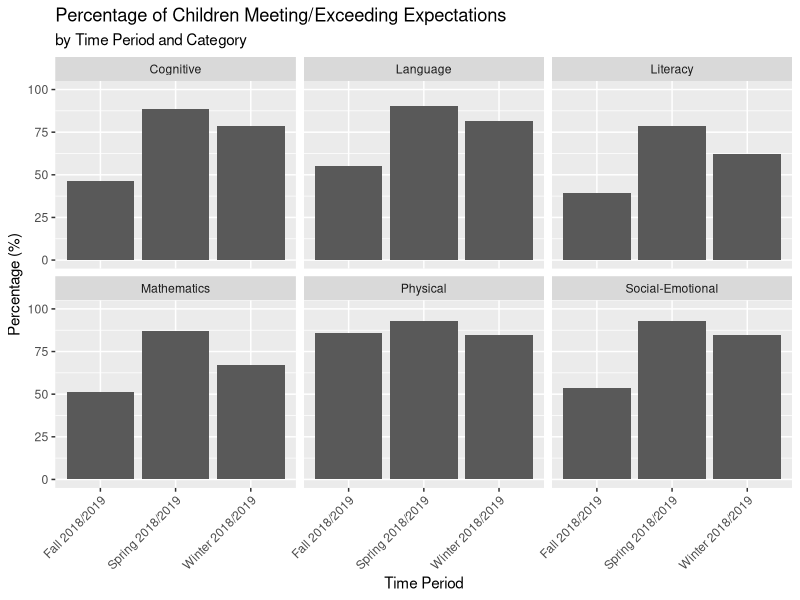
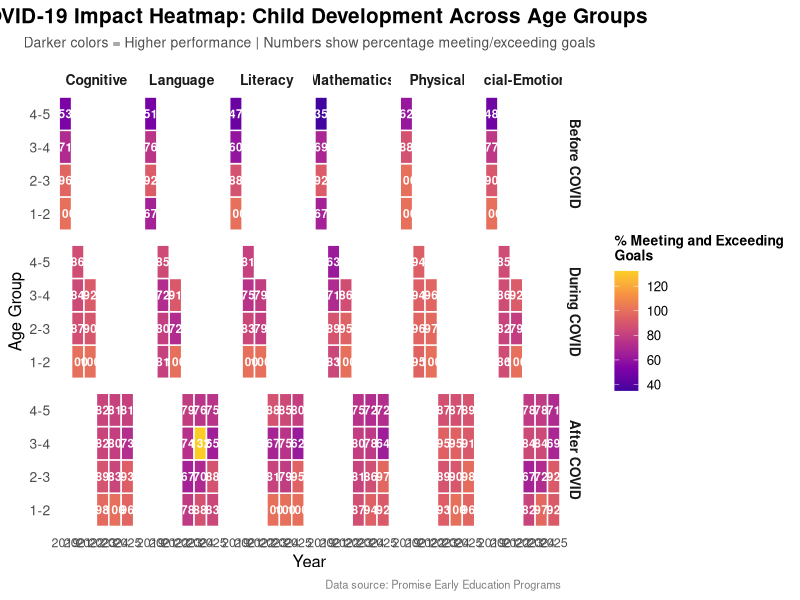
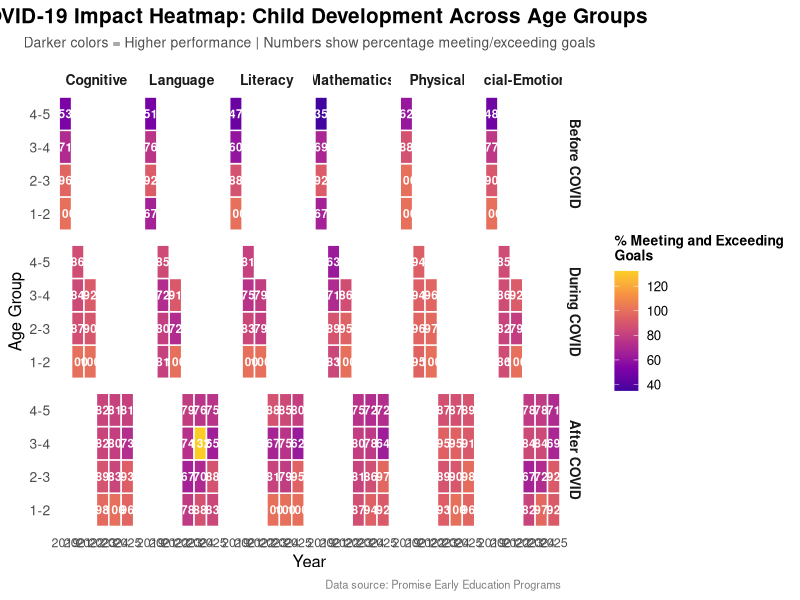

Reproduce these figures in R, in order.
## ---- chunk 1
library(tidyverse)
library(broom)
library(readxl)
library(dplyr)
library(skimr)
## ---- chunk 2
prof_2018_2019 <- read_excel("../data/ignore/file_show.xlsx")
## ---- chunk 3
glimpse(prof_2018_2019)
## ---- chunk 4
skim(prof_2018_2019)
## ---- chunk 5
categorized_data_2018_2019 <- prof_2018_2019 |>
  group_by(`Time Period`, `Category`) |>
  summarise(
    `Total # Children` = sum(`# Children`, na.rm = TRUE), 
    `Meeting / Exceeding Children` = sum(`# Meeting / Exceeding`, na.rm = TRUE), 
    `% percentage` = round(`Meeting / Exceeding Children` / `Total # Children` * 100, 2),
    .groups = "drop"
  )
## ---- chunk 6
ggplot(categorized_data_2018_2019, aes(x = `Time Period`, y = `% percentage`)) +
  geom_col() +
  facet_wrap(~ `Category`) +
  ylim(0, 100) +
  labs(
    title = "Percentage of Children Meeting/Exceeding Expectations",
    subtitle = "by Time Period and Category",
    x = "Time Period",
    y = "Percentage (%)"
  ) + 
  theme(axis.text.x = element_text(angle = 45, hjust = 1))
## ---- chunk 7
X2018_2019 <- read_excel("../data/ignore/2018-2019.xlsx")
X2020_2021 <- read_excel("../data/ignore/2020-2021.xlsx")
X2021_2022 <- read_excel("../data/ignore/2021-2022.xlsx")
X2022_2023 <- read_excel("../data/ignore/2022-2023.xlsx")
X2023_2024 <- read_excel("../data/ignore/2023-2024.xlsx")
X2024_2025 <- read_excel("../data/ignore/2024-2025.xlsx")

## ---- chunk 8

### Put together all the data from different years
data <- bind_rows( X2018_2019 |> select(Category, `# Children`, Age, `# Meeting / Exceeding`, `Time Period`) |> mutate(`# Children` = suppressWarnings(as.numeric(`# Children`)), 
`# Meeting / Exceeding` = suppressWarnings(as.numeric(`# Meeting / Exceeding`)), 
year = "2019"),
X2020_2021 |> select(Category, `# Children`, Age, `# Meeting / Exceeding`, `Time Period`) |> 
mutate(`# Children` = suppressWarnings(as.numeric(`# Children`)), 
`# Meeting / Exceeding` = suppressWarnings(as.numeric(`# Meeting / Exceeding`)), 
year = "2021"), 
X2021_2022 |> select(Category, `# Children`, Age, `# Meeting / Exceeding`, `Time Period`) |> 
mutate(`# Children` = suppressWarnings(as.numeric(`# Children`)), 
`# Meeting / Exceeding` = suppressWarnings(as.numeric(`# Meeting / Exceeding`)), 
year = "2022"),
X2022_2023 |> select(Category, `# Children`, Age, `# Meeting / Exceeding`, `Time Period`) |> 
mutate(`# Children` = suppressWarnings(as.numeric(`# Children`)), 
`# Meeting / Exceeding` = suppressWarnings(as.numeric(`# Meeting / Exceeding`)), 
year = "2023"),
X2023_2024 |> select(Category, `# Children`, Age, `# Meeting / Exceeding`, `Time Period`) |> 
mutate(`# Children` = suppressWarnings(as.numeric(`# Children`)), 
`# Meeting / Exceeding` = suppressWarnings(as.numeric(`# Meeting / Exceeding`)), 
year = "2024"),
X2024_2025 |> select(Category, `# Children`, Age, `# Meeting / Exceeding`, `Time Period`) |> 
mutate(`# Children` = suppressWarnings(as.numeric(`# Children`)), 
`# Meeting / Exceeding` = suppressWarnings(as.numeric(`# Meeting / Exceeding`)), 
year = "2025")
)

# filter 0-1 age group and calculate percentages
data <- data |>
filter(Age != "0-1") |>
drop_na() |>
group_by(year, Category, Age) |>
summarise(percent = sum(`# Meeting / Exceeding`) / sum(`# Children`) * 100, .groups = "drop") |>
mutate( covid_period = case_when(
year == "2019" ~ "Before COVID",
year %in% c("2021", "2022") ~ "During COVID",
TRUE ~ "After COVID"
  ),
covid_period = factor(covid_period, levels = c("Before COVID", "During COVID", "After COVID"))
)

## Heatmap
covid_plot <- ggplot(data, aes(x = year, y = Age, fill = percent)) +
geom_tile(color = "white", size = 0.5) +
geom_text(aes(label = round(percent, 0)), color = "white", fontface = "bold", size = 3) +
facet_grid(covid_period ~ Category, scales = "free_y", space = "free_y") +
scale_fill_viridis_c(option = "plasma", begin = 0.1, end = 0.9) +
labs(title = "COVID-19 Impact Heatmap: Child Development Across Age Groups",
subtitle = "Darker colors = Higher performance | Numbers show percentage meeting/exceeding goals",
x = "Year", y = "Age Group", fill = "% Meeting and Exceeding\nGoals",
caption = "Data source: Promise Early Education Programs") +
theme_minimal(base_size = 12) +
theme(
plot.title = element_text(face = "bold", size = 15, hjust = 0.5),
plot.subtitle = element_text(size = 10, hjust = 0.5, color = "gray30", margin = margin(b = 10)),
axis.text.x = element_text(angle = 0, hjust = 0.5, size = 9),
axis.text.y = element_text(size = 10),
strip.text = element_text(face = "bold", size = 10),
legend.position = "right",
legend.title = element_text(face = "bold", size = 10),
panel.grid = element_blank(),
plot.caption = element_text(size = 8, color = "gray50", hjust = 1)
  )

# Save png
ggsave("covid_impact_heatmap.png", covid_plot, width = 14, height = 10, dpi = 300)
covid_plot
